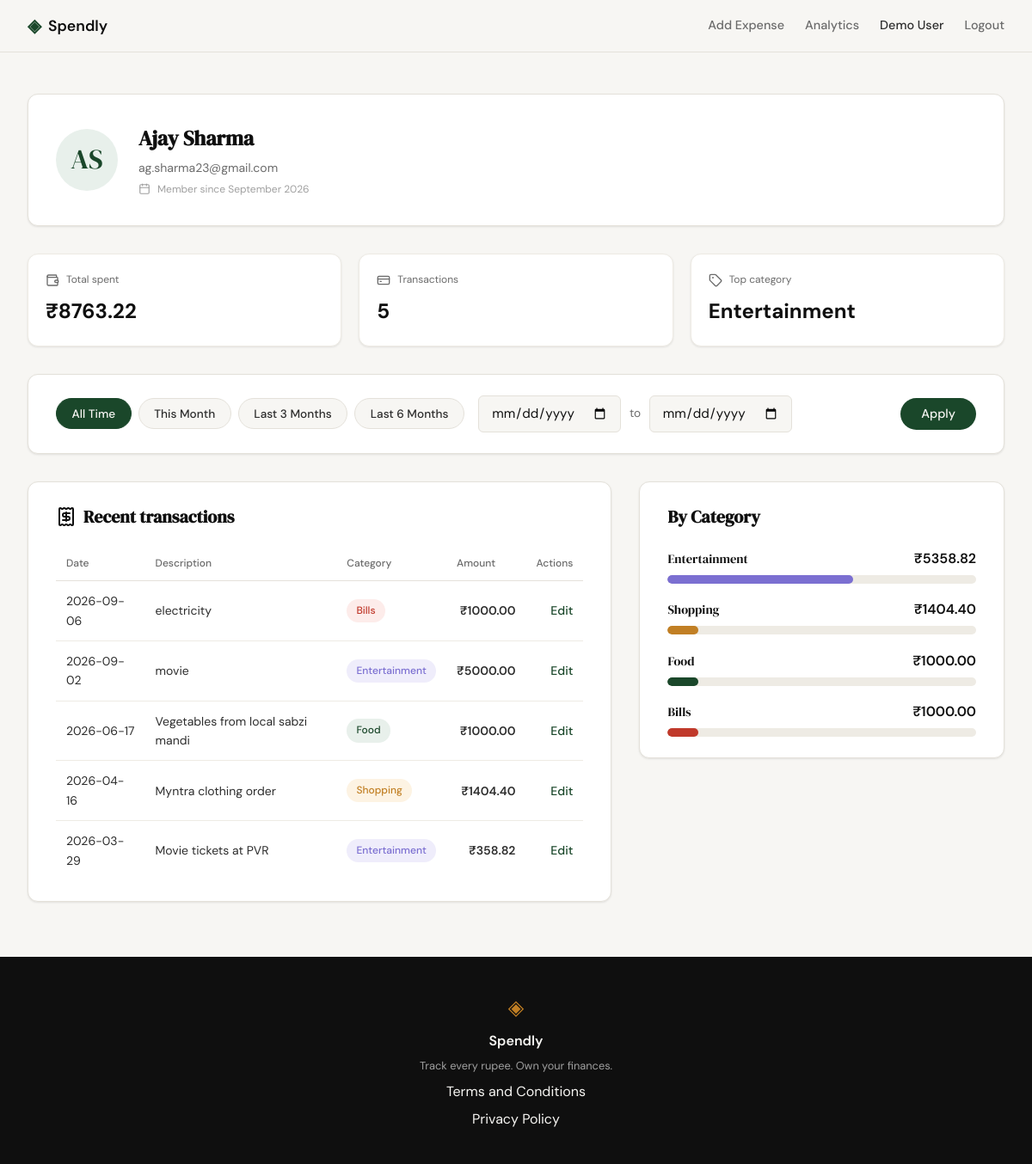
Page /profile (signed in) on the committed database.
### tables this page shows
CREATE TABLE users (
            id            INTEGER PRIMARY KEY AUTOINCREMENT,
            name          TEXT NOT NULL,
            email         TEXT UNIQUE NOT NULL,
            password_hash TEXT NOT NULL,
            created_at    TEXT DEFAULT (datetime('now'))
        );

CREATE TABLE expenses (
            id          INTEGER PRIMARY KEY AUTOINCREMENT,
            user_id     INTEGER NOT NULL,
            amount      REAL NOT NULL,
            category    TEXT NOT NULL,
            date        TEXT NOT NULL,
            description TEXT,
            created_at  TEXT DEFAULT (datetime('now')),
            FOREIGN KEY (user_id) REFERENCES users (id)
        );

### app.py (the view)
@app.route("/profile")
def profile():
    if not session.get("user_id"):
        return redirect(url_for("login"))
    user_id = session["user_id"]
    start_date, end_date = _parse_date_range(request.args)
    user, stats = build_profile_summary(user_id, start_date, end_date)
    transactions = build_transaction_history(user_id, start_date, end_date)
    categories = build_category_breakdown(user_id, start_date, end_date)
    return render_template(
        "profile.html",
        user=user,
        stats=stats,
        transactions=transactions,
        categories=categories,
        start_date=start_date or "",
        end_date=end_date or "",
    )

### app.py (called while the page is built)
def _parse_date_range(args):
    def _valid(value):
        if not value:
            return None
        try:
            datetime.strptime(value, "%Y-%m-%d")
            return value
        except ValueError:
            return None
    start_date = _valid(args.get("start_date"))
    end_date = _valid(args.get("end_date"))
    if start_date and end_date and start_date > end_date:
        return None, None
    return start_date, end_date

def build_transaction_history(user_id, start_date=None, end_date=None):
    rows = get_recent_expenses(user_id, limit=10, start_date=start_date, end_date=end_date)
    return [
        {
            "id": row["id"],
            "date": row["date"],
            "description": row["description"],
            "category": row["category"],
            "amount": f"₹{row['amount']:.2f}",
        }
        for row in rows
    ]

def build_profile_summary(user_id, start_date=None, end_date=None):
    user_row = get_user_by_id(user_id)
    stats_data = get_expense_stats(user_id, start_date=start_date, end_date=end_date)
    initials = "".join(part[0].upper() for part in user_row["name"].split()[:2])
    created_at = datetime.strptime(user_row["created_at"][:10], "%Y-%m-%d")
    member_since = created_at.strftime("%B %Y")
    user = {
        "name": user_row["name"],
        "email": user_row["email"],
        "initials": initials,
        "member_since": member_since,
    }
    stats = {
        "total_spent": f"₹{stats_data['total_spent']:.2f}",
        "transaction_count": stats_data["transaction_count"],
        "top_category": stats_data["top_category"] or "—",
    }
    return user, stats

def build_category_breakdown(user_id, start_date=None, end_date=None):
    rows = get_category_totals(user_id, start_date=start_date, end_date=end_date)
    if not rows:
        return []
    grand_total = sum(row["total"] for row in rows)
    if grand_total <= 0:
        return []
    percents = [int((row["total"] / grand_total) * 100) for row in rows]
    remainder = 100 - sum(percents)
    percents[0] += remainder
    categories = []
    for row, percent in zip(rows, percents):
        width_class = max(10, (percent // 10) * 10)
        categories.append({
            "name": row["category"],
            "total": f"₹{row['total']:.2f}",
            "percent": percent,
            "width_class": width_class,
        })
    return categories

### templates/profile.html (shortened to what this page needs)
{% extends "base.html" %}
{% block head %}
<link rel="stylesheet" href="{{ url_for('static', filename='css/profile.css') }}">
{% endblock %}
{% block content %}
<section class="profile-section">
    <div class="profile-container">
        <div class="profile-card">
            <div class="profile-avatar">{{ user.initials }}</div>
            <div class="profile-info">
                <h1 class="profile-name">{{ user.name }}</h1>
                <p class="profile-email">{{ user.email }}</p>
                <p class="profile-member-since"><i data-lucide="calendar"></i> Member since {{ user.member_since }}</p>
            </div>
        </div>
        <div class="profile-stats">
            <div class="profile-stat">
                <div class="profile-stat-head">
                    <i data-lucide="wallet"></i>
                    <span class="profile-stat-label">Total spent</span>
                </div>
                <span class="profile-stat-value">{{ stats.total_spent }}</span>
            </div>
            <div class="profile-stat">
                <div class="profile-stat-head">
                    <i data-lucide="credit-card"></i>
                    <span class="profile-stat-label">Transactions</span>
                </div>
                <span class="profile-stat-value">{{ stats.transaction_count }}</span>
            </div>
            <div class="profile-stat">
                <div class="profile-stat-head">
                    <i data-lucide="tag"></i>
                    <span class="profile-stat-label">Top category</span>
                </div>
                <span class="profile-stat-value">{{ stats.top_category }}</span>
            </div>
        </div>
        <div class="profile-panel profile-filter-panel">
            <form class="filter-form" method="GET" action="{{ url_for('profile') }}" id="date-filter-form">
                <div class="filter-presets" role="group" aria-label="Date range presets">
                    <button type="button" class="filter-pill" data-preset="all">All Time</button>
                    <button type="button" class="filter-pill" data-preset="month">This Month</button>
                    <button type="button" class="filter-pill" data-preset="3months">Last 3 Months</button>
                    <button type="button" class="filter-pill" data-preset="6months">Last 6 Months</button>
                </div>
                <div class="filter-dates">
                    <input type="date" id="start_date" name="start_date" class="form-input" value="{{ start_date }}">
                    <span class="filter-to">to</span>
                    <input type="date" id="end_date" name="end_date" class="form-input" value="{{ end_date }}">
                </div>
                <button type="submit" class="filter-apply">Apply</button>
            </form>
        </div>
        <div class="profile-panels-row">
            <div class="profile-panel">
                <h2 class="profile-panel-title"><i data-lucide="receipt"></i> Recent transactions</h2>
                <table class="table">
                    <thead>
                        <tr>
                            <th>Date</th>
                            <th>Description</th>
                            <th>Category</th>
                            <th class="table-amount-col">Amount</th>
                            <th class="table-actions-col">Actions</th>
                        </tr>
                    </thead>
                    <tbody>
                        {% for tx in transactions %}
                        <tr>
                            <td>{{ tx.date }}</td>
                            <td>{{ tx.description }}</td>
                            <td><span class="badge badge-{{ tx.category|lower }}">{{ tx.category }}</span></td>
                            <td class="table-amount-col">{{ tx.amount }}</td>
                            <td class="table-actions-col">
                                <a href="{{ url_for('edit_expense', id=tx.id) }}" class="action-link">Edit</a>
                            </td>
                        </tr>
                        {% endfor %}
                    </tbody>
                </table>
            </div>
            <div class="profile-panel">
                <h2 class="profile-panel-title">By Category</h2>
                <div class="cat-breakdown">
                    {% for cat in categories %}
                    <div class="cat-row">
                        <div class="cat-row-head">
                            <span class="cat-label">{{ cat.name }}</span>
                            <span class="cat-total">{{ cat.total }}</span>
                        </div>
                        <div class="cat-bar-track">
                            <div class="cat-bar cat-bar-{{ cat.name|lower }} bar-w-{{ cat.width_class }}"></div>
                        </div>
                    </div>
                    {% endfor %}
                </div>
            </div>
        </div>
    </div>
</section>
{% endblock %}

### static/css/style.css (style rules this page uses)
:root { --ink: #0f0f0f; --ink-soft: #2d2d2d; --ink-muted: #6b6b6b; --ink-faint: #a0a0a0; --paper: #f7f6f3; --paper-warm: #f0ede6; --paper-card: #ffffff; --accent: #1a472a; --accent-light: #e8f0eb; --accent-2: #c17f24; --accent-2-light: #fdf3e3; --danger: #c0392b; --danger-light: #fdecea; --border: #e4e1da; --border-soft: #eeebe4; --font-display: 'DM Serif Display', Georgia, serif; --font-body: 'DM Sans', system-ui, sans-serif; --max-width: 1200px; --auth-width: 440px; --radius-sm: 6px; --radius-md: 12px; --radius-lg: 20px; }
*, *::before, *::after { box-sizing: border-box; margin: 0; padding: 0; }
html { font-size: 16px; scroll-behavior: smooth; }
body { background: var(--paper); color: var(--ink); font-family: var(--font-body); font-size: 1rem; line-height: 1.6; -webkit-font-smoothing: antialiased; }
a { color: inherit; text-decoration: none; }
.form-input { width: 100%; padding: 0.6rem 0.875rem; border: 1px solid var(--border); border-radius: var(--radius-sm); font-family: var(--font-body); font-size: 0.95rem; color: var(--ink); background: var(--paper); outline: none; transition: border-color 0.2s; }
.form-input::placeholder { color: var(--ink-faint); }

### rows in the picture
users: name "Ajay Sharma", email "ag.sharma23@gmail.com"
expenses: date "2026-09-06", description "electricity", category "Bills", amount "₹1000.00"
expenses: date "2026-09-02", description "movie", category "Entertainment", amount "₹5000.00"
expenses: date "2026-06-17", description "Vegetables from local sabzi mandi", category "Food", amount "₹1000.00"
expenses: date "2026-04-16", description "Myntra clothing order", category "Shopping", amount "₹1404.40"
expenses: date "2026-03-29", description "Movie tickets at PVR", category "Entertainment", amount "₹358.82"

### other values in the picture
{{ user.initials }} "AS"
{{ user.member_since }} "September 2026"
{{ stats.total_spent }} "₹8763.22"
{{ stats.transaction_count }} "5"
{{ stats.top_category }} "Entertainment"
{{ cat.name }} "Entertainment" "Shopping" "Food" "Bills"
{{ cat.total }} "₹5358.82" "₹1404.40" "₹1000.00" "₹1000.00"
